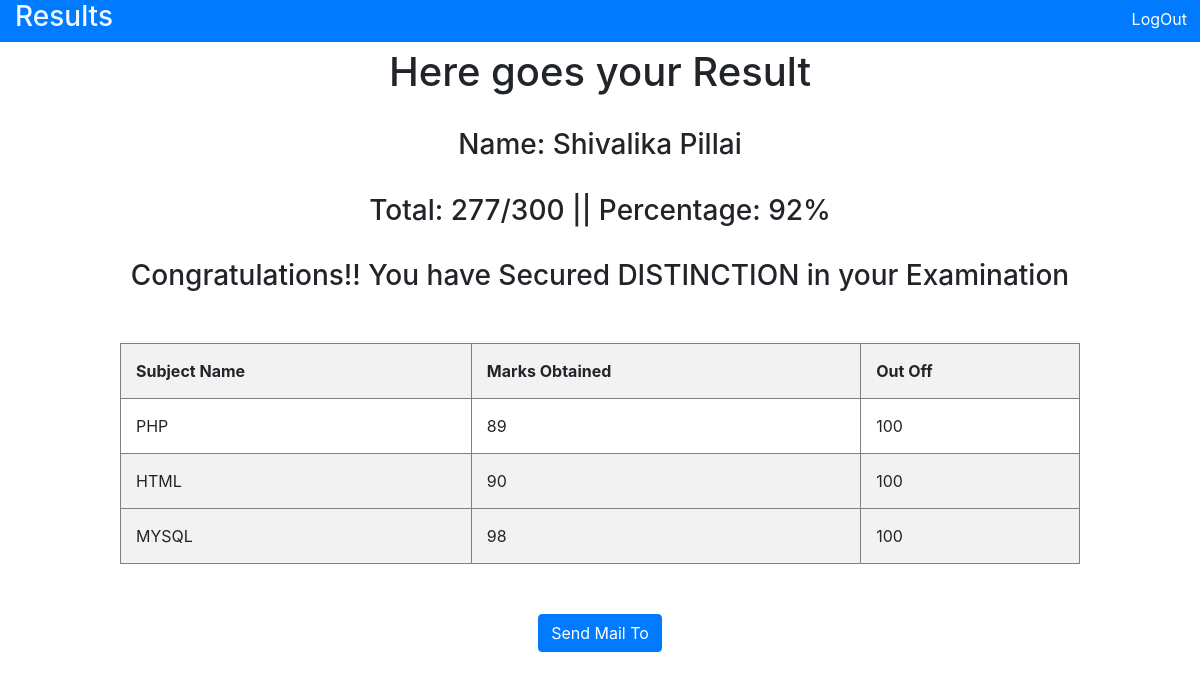
Page /student.php (signed in) on the committed database.
### tables this page shows
CREATE TABLE `student_data` (
  `id` int(11) NOT NULL,
  `Firstname` text NOT NULL,
  `Lastname` text NOT NULL,
  `Email` text NOT NULL,
  `Userid` text NOT NULL,
  `Password` text NOT NULL,
  `PHP` int(11) NOT NULL,
  `HTML` int(11) NOT NULL,
  `MYSQL` int(11) NOT NULL,
  `Total` int(11) NOT NULL,
  `Percentage` decimal(10,0) NOT NULL
);

### student.php (the view, shortened to what this page needs)
<!DOCTYPE html>
<html lang="en" dir="ltr">
  <head>
    <link rel="stylesheet" href="https://maxcdn.bootstrapcdn.com/bootstrap/4.0.0/css/bootstrap.min.css">
  </head>
  <body>
    <nav>
      <nav class="nav navbar-dark navbar-expand-sm fixed-top bg-primary">
        <div class="container">
          <h3 style="color: aliceblue;">Results</h3>
        </div>
        <form class="" action="student.php" method="post">
          <button type="submit" class="btn btn-primary" name="logout">LogOut</button>
        </form>
      </nav>
    </nav>
    <?php
    $username = "root";
    $password = "";
    $db="studentportal";
    $conn = mysqli_connect("localhost", $username, $password,$db) or die(mysqli_connect_error());
    mysqli_select_db($conn,$db) or die(mysqli_error($conn));
    $name= $_SESSION['username'];
    echo "<br><br><h1><center> Here goes your Result</center></h2>";
    $getname="SELECT `Firstname` FROM `student_data` WHERE `Userid`='$name'";
    $check=mysqli_query($conn,$getname);
    $getrow=mysqli_num_rows($check);
    if($getrow!=0){
    $sql="SELECT * FROM `student_data` WHERE `Userid`='$name'";
    $check1=mysqli_query($conn,$sql);
    $getrow1=mysqli_num_rows($check1);
    echo "
    <style>
    th,td{
      padding: 15px;
      text-align: left;
    }
    tr:nth-child(odd) {background-color: #f2f2f2;}
    </style>
    <table border=1 align=\"center\" style=\" margin-top:50px; width:80%;\">
    <tr>
    <th>Subject Name</th>
    <th>Marks Obtained</th>
    <th>Out Off</th>
    </tr>";
    if($getrow1!=0)
    {
      while($row1=mysqli_fetch_array($check1)){
        $name=$row1['Firstname'] ." " .$row1['Lastname'];
        echo "<br><center><h3>Name: $name </h3></center>" ;
        echo "
        <tr>
        <td> PHP</td>
        <td>" . $row1['PHP'] . "</td>
        <td>100</td>
        </tr>";
        echo "<tr>";
        echo "<td> HTML </td>";
        echo "<td>" . $row1['HTML'] . "</td>";
        echo "<td>100</td>";
        echo "<td> MYSQL </td>";
        echo "<td>" . $row1['MYSQL'] . "</td>";
        echo "<td>100</td>";
        echo "</tr>";
        $total= $row1['Total'];
        $per=$row1['Percentage'];
        echo "<br><center><h3>Total: $total/300   || Percentage: $per%</h3></center>" ;
        if($per<60 && $per>35)
        {
          echo "<br><center><h3>BETTER LUCK NEXT TIME</h3></center>";
          $type1="Pass";
        }
        elseif($per<35 && $per>1)
        {
          echo "<br><center><h3>BETTER LUCK NEXT TIME</h3></center>";
          $type1="Fail";
        }
        elseif ($per==0 || $per==NULL) {
          echo "<br><center><h3>Your result is not declared yet please try again after sometime</h3></center>";
        }
        else {
          echo "<br><center><h3>Congratulations!! You have Secured DISTINCTION in your Examination</h3></center>";
        }
      }
    }
    echo "</table>";
    }
     ?>
     <center><button type="button" name="button" class="btn btn-primary" style="margin-top:50px;" data-toggle="modal" data-target="#sendmail" >Send Mail To</button></center>
  </body>
</html>

### student.php (style rules this page uses)
th,td { padding: 15px; text-align: left; }
tr:nth-child(odd) { background-color: #f2f2f2; }

### rows in the picture
student_data: name "Shivalika Pillai", PHP "89", HTML "90", MYSQL "98", Total "277", Percentage "92", shows "Congratulations!! You have Secured DISTINCTION in your Examination"
